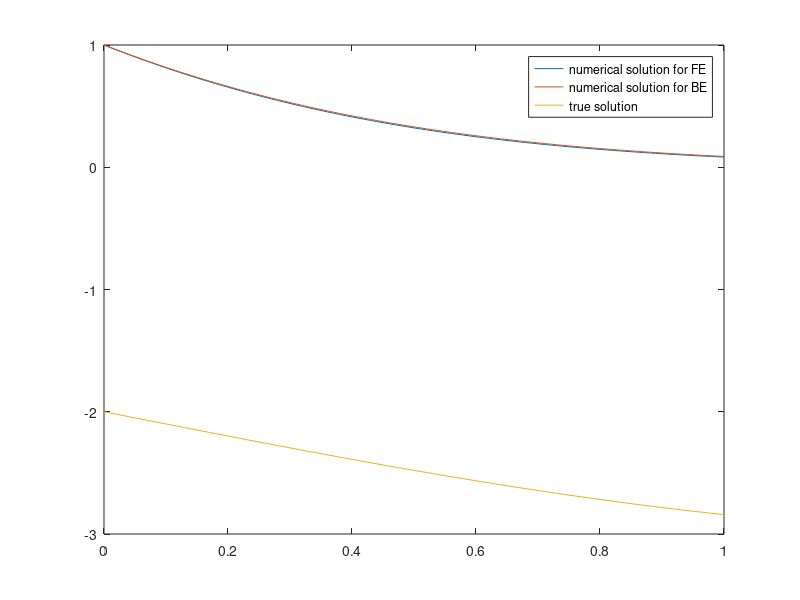

MATLAB code for this plot:
%jacob woods
%lab code 10/18/21


%time step and mesh
h=.01;
t=0:h:1;


%value of coefficent function of y'=-(1+e^(t^2))y on time mesh
% ct=-(1+exp(t.^2));
ct=-(2+sin(t));

%initializing vectors
yforward=ones(length(t),1);
ybackward=ones(length(t),1);



%forward euler code
for i=1:length(t)-1
    
    yforward(i+1)=yforward(i)+h*ct(i)*yforward(i);
    
    
end



%backward euler code
for i=1:length(t)-1
    
    %root finding
    ytemp=yforward(i);
    for j=1:3
        ytemp=ytemp-(ytemp-ytemp*ct(i+1)*h-ybackward(i))/(1+ct(i+1)*h);
        
    end
    ybackward(i+1)=ybackward(i)+h*ct(i)*ytemp;
    
    
end
hold off
plot(t,yforward)
hold on
plot(t,ybackward)
hold on


%true solution
% plot(t,exp(-1/2*(pi)^.5*erfi(t)-t))
plot(t,-(2+sin(t)))
legend('numerical solution for FE','numerical solution for BE','true solution')